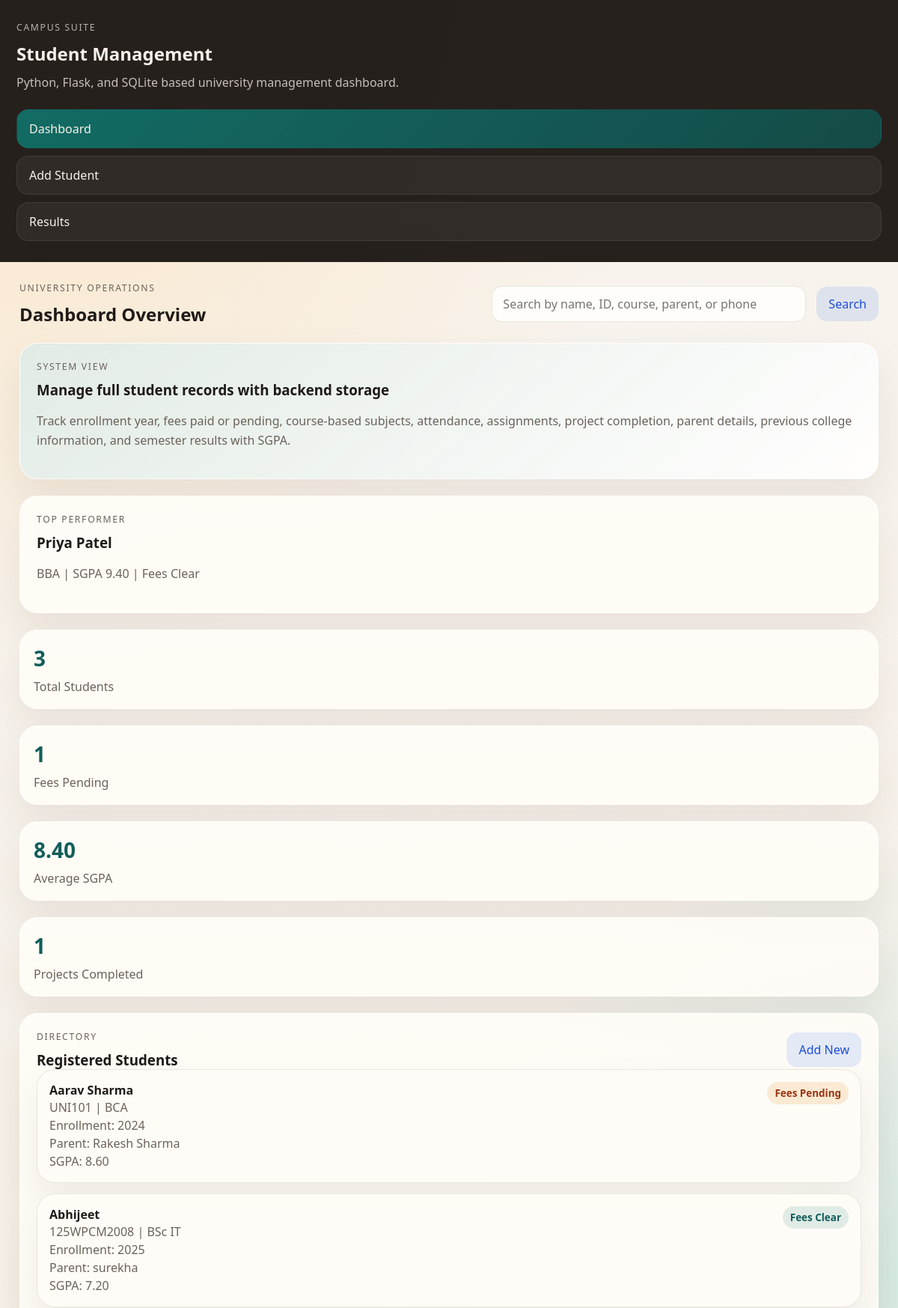
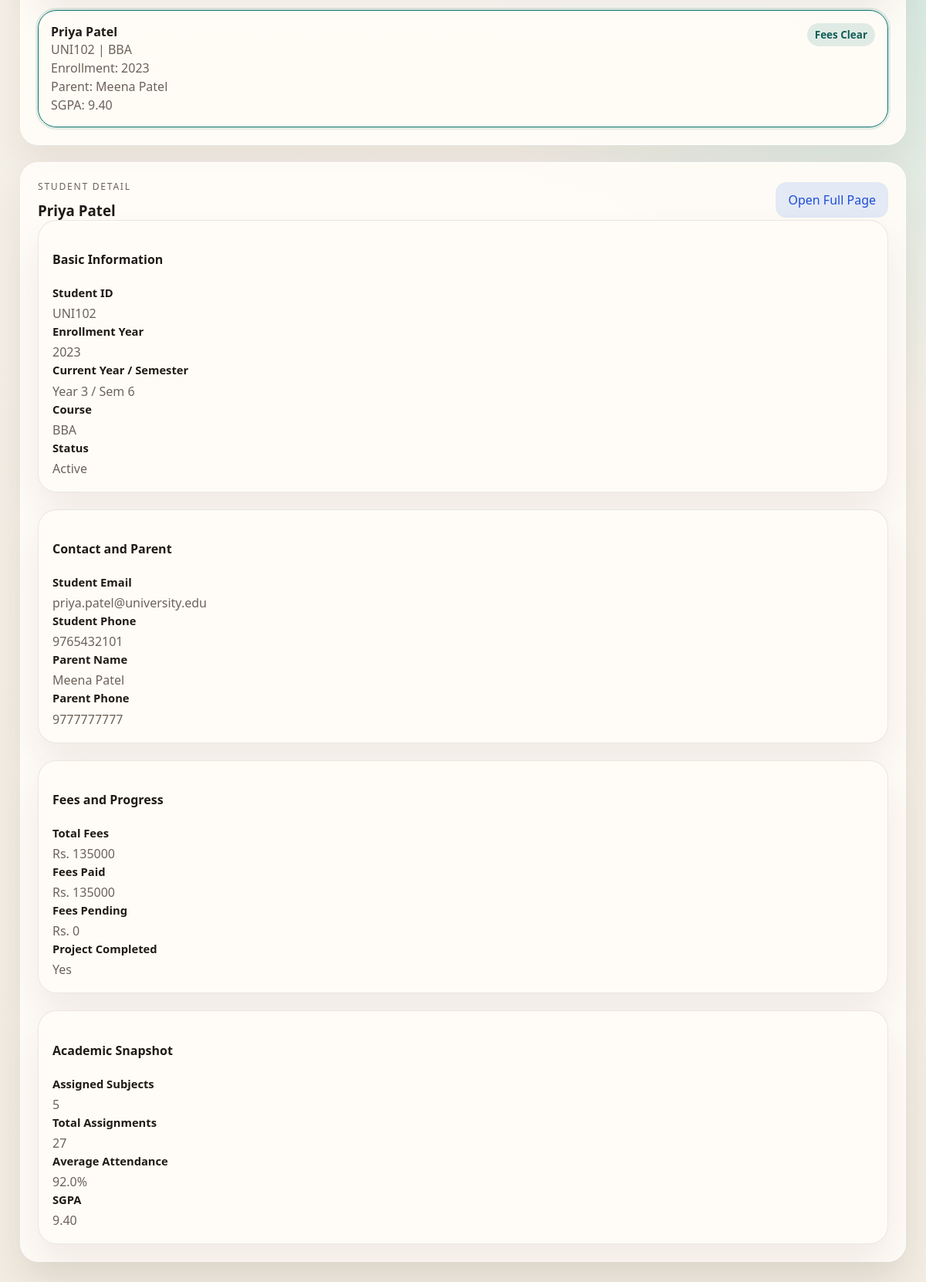
Screenshot of /?student_id=2&q= with the database file from the repository (2 pictures, top to bottom).
### tables this page shows
CREATE TABLE students (
            id INTEGER PRIMARY KEY AUTOINCREMENT,
            student_id TEXT NOT NULL UNIQUE,
            full_name TEXT NOT NULL,
            enrollment_year INTEGER NOT NULL,
            current_year TEXT NOT NULL,
            course TEXT NOT NULL,
            status TEXT NOT NULL,
            student_email TEXT NOT NULL,
            student_phone TEXT NOT NULL,
            student_address TEXT NOT NULL,
            parent_name TEXT NOT NULL,
            parent_phone TEXT NOT NULL,
            previous_college_name TEXT NOT NULL,
            previous_course TEXT NOT NULL,
            previous_marks REAL NOT NULL,
            total_fees REAL NOT NULL,
            fees_paid REAL NOT NULL,
            project_completed TEXT NOT NULL
        );

### app.py (the view)
@app.route("/")
def dashboard() -> str:
    query = request.args.get("q", "").strip()
    students = get_all_students(query)
    selected_id = request.args.get("student_id", type=int)
    selected_student = None
    if selected_id is not None:
        selected_student = next((student for student in students if student["id"] == selected_id), None)
    if selected_student is None and students:
        selected_student = students[0]
    return render_template(
        "dashboard.html",
        students=students,
        selected_student=selected_student,
        stats=get_stats(students),
        query=query,
    )

### app.py (called while the page is built, shortened)
def get_db() -> sqlite3.Connection:
    if "db" not in g:
        DATABASE_PATH.parent.mkdir(parents=True, exist_ok=True)
        g.db = sqlite3.connect(app.config["DATABASE"])
        g.db.row_factory = sqlite3.Row
    return g.db

@app.before_request
def ensure_db_ready() -> None:
    if not app.config["DB_READY"]:
        init_db()

def calculate_grade_point(marks: float) -> int:
    if marks >= 90:
        return 10
    if marks >= 80:
        return 9
    if marks >= 70:
        return 8
    if marks >= 60:
        return 7
    if marks >= 50:
        return 6
    if marks >= 40:
        return 5
    return 0

def calculate_sgpa(subjects: list[dict[str, Any]]) -> float:
    if not subjects:
        return 0.0
    total = sum(calculate_grade_point(float(subject["marks"])) for subject in subjects)
    return round(total / len(subjects), 2)

def average_attendance(subjects: list[dict[str, Any]]) -> float:
    if not subjects:
        return 0.0
    total = sum(float(subject["attendance"]) for subject in subjects)
    return round(total / len(subjects), 1)

def get_subjects_for_student(student_row_id: int) -> list[dict[str, Any]]:
    db = get_db()
    rows = db.execute(
        """
        SELECT subject_name, attendance, assignments_count, marks
        FROM student_subjects
        WHERE student_id = ?
        ORDER BY id
        """,
        (student_row_id,),
    ).fetchall()
    return [dict(row) for row in rows]

def build_student_payload(row: sqlite3.Row) -> dict[str, Any]:
    student = dict(row)
    subjects = get_subjects_for_student(student["id"])
    student["subjects"] = subjects
    student["fees_pending"] = round(float(student["total_fees"]) - float(student["fees_paid"]), 2)
    student["sgpa"] = calculate_sgpa(subjects)
    student["average_attendance"] = average_attendance(subjects)
    student["total_assignments"] = sum(int(subject["assignments_count"]) for subject in subjects)
    return student

def get_all_students(query: str = "") -> list[dict[str, Any]]:
    db = get_db()
    base_sql = "SELECT * FROM students"
    params: tuple[Any, ...] = ()
    rows = db.execute(f"{base_sql} ORDER BY full_name ASC", params).fetchall()
    return [build_student_payload(row) for row in rows]

@app.context_processor
def inject_globals() -> dict[str, Any]:
    return {"course_subjects_json": json.dumps(COURSE_SUBJECTS), "course_subjects": COURSE_SUBJECTS}

### templates/dashboard.html (shortened to what this page needs)
{% extends "base.html" %}
{% block content %}
  <section class="topbar">
    <div>
      <p class="eyebrow">University Operations</p>
      <h2>Dashboard Overview</h2>
    </div>
    <form method="get" class="search-form">
      <input type="search" name="q" value="{{ query }}" placeholder="Search by name, ID, course, parent, or phone">
      <button type="submit" class="secondary-button">Search</button>
    </form>
  </section>
  <section class="hero-grid">
    <article class="hero-card wide">
      <p class="eyebrow">System View</p>
      <h3>Manage full student records with backend storage</h3>
      <p>Track enrollment year, fees paid or pending, course-based subjects, attendance, assignments, project completion, parent details, previous college information, and semester results with SGPA.</p>
    </article>
    <article class="hero-card">
      <p class="eyebrow">Top Performer</p>
      {% if stats.top_performer %}
        <h3>{{ stats.top_performer.full_name }}</h3>
        <p>{{ stats.top_performer.course }} | SGPA {{ "%.2f"|format(stats.top_performer.sgpa) }} | {{ "Fees Pending" if stats.top_performer.fees_pending > 0 else "Fees Clear" }}</p>
      {% else %}
        <h3>No records yet</h3>
        <p>Add student records to see the top performer.</p>
      {% endif %}
    </article>
  </section>
  <section class="stats-grid">
    <article class="stat-card"><span>{{ stats.total_students }}</span><p>Total Students</p></article>
    <article class="stat-card"><span>{{ stats.fees_pending_count }}</span><p>Fees Pending</p></article>
    <article class="stat-card"><span>{{ "%.2f"|format(stats.average_sgpa) }}</span><p>Average SGPA</p></article>
    <article class="stat-card"><span>{{ stats.project_completed_count }}</span><p>Projects Completed</p></article>
  </section>
  <section class="dashboard-grid">
    <article class="card">
      <div class="card-head">
        <div>
          <p class="eyebrow">Directory</p>
          <h3>Registered Students</h3>
        </div>
        <a href="{{ url_for('create_student') }}" class="primary-button link-button">Add New</a>
      </div>
      {% if students %}
        <div class="student-card-list">
          {% for student in students %}
            <a href="{{ url_for('dashboard', student_id=student.id, q=query) }}" class="student-card {% if selected_student and selected_student.id == student.id %}active{% endif %}">
              <div class="student-card-head">
                <div>
                  <h4>{{ student.full_name }}</h4>
                  <p>{{ student.student_id }} | {{ student.course }}</p>
                </div>
                <span class="pill {% if student.fees_pending > 0 %}pending{% else %}ok{% endif %}">
                  {{ "Fees Pending" if student.fees_pending > 0 else "Fees Clear" }}
                </span>
              </div>
              <p>Enrollment: {{ student.enrollment_year }}</p>
              <p>Parent: {{ student.parent_name }}</p>
              <p>SGPA: {{ "%.2f"|format(student.sgpa) }}</p>
            </a>
          {% endfor %}
        </div>
      {% else %}
        <p class="empty-state">No students found. Add the first student record to get started.</p>
      {% endif %}
    </article>
    <article class="card detail-panel">
      <div class="card-head">
        <div>
          <p class="eyebrow">Student Detail</p>
          <h3>{{ selected_student.full_name if selected_student else "Select a Student" }}</h3>
        </div>
        {% if selected_student %}
          <a href="{{ url_for('student_detail', student_id=selected_student.id) }}" class="secondary-button link-button">Open Full Page</a>
        {% endif %}
      </div>
      {% if selected_student %}
        <div class="detail-grid">
          <section class="detail-card">
            <h4>Basic Information</h4>
            <p><strong>Student ID</strong>{{ selected_student.student_id }}</p>
            <p><strong>Enrollment Year</strong>{{ selected_student.enrollment_year }}</p>
            <p><strong>Current Year / Semester</strong>{{ selected_student.current_year }}</p>
            <p><strong>Course</strong>{{ selected_student.course }}</p>
            <p><strong>Status</strong>{{ selected_student.status }}</p>
          </section>
          <section class="detail-card">
            <h4>Contact and Parent</h4>
            <p><strong>Student Email</strong>{{ selected_student.student_email }}</p>
            <p><strong>Student Phone</strong>{{ selected_student.student_phone }}</p>
            <p><strong>Parent Name</strong>{{ selected_student.parent_name }}</p>
            <p><strong>Parent Phone</strong>{{ selected_student.parent_phone }}</p>
          </section>
          <section class="detail-card">
            <h4>Fees and Progress</h4>
            <p><strong>Total Fees</strong>Rs. {{ "%.0f"|format(selected_student.total_fees) }}</p>
            <p><strong>Fees Paid</strong>Rs. {{ "%.0f"|format(selected_student.fees_paid) }}</p>
            <p><strong>Fees Pending</strong>Rs. {{ "%.0f"|format(selected_student.fees_pending) }}</p>
            <p><strong>Project Completed</strong>{{ selected_student.project_completed }}</p>
          </section>
          <section class="detail-card">
            <h4>Academic Snapshot</h4>
            <p><strong>Assigned Subjects</strong>{{ selected_student.subjects|length }}</p>
            <p><strong>Total Assignments</strong>{{ selected_student.total_assignments }}</p>
            <p><strong>Average Attendance</strong>{{ "%.1f"|format(selected_student.average_attendance) }}%</p>
            <p><strong>SGPA</strong>{{ "%.2f"|format(selected_student.sgpa) }}</p>
          </section>
        </div>
      {% else %}
        <p class="empty-state">Select a student from the directory to view the full detail summary.</p>
      {% endif %}
    </article>
  </section>
{% endblock %}

### static/style.css (style rules this page uses)
:root { --bg: #f4efe7; --surface: rgba(255, 252, 247, 0.94); --surface-strong: #fffdf9; --ink: #1f1a17; --muted: #6c6259; --line: rgba(91, 70, 51, 0.12); --teal: #0f766e; --teal-dark: #115e59; --teal-soft: rgba(15, 118, 110, 0.12); --blue-soft: rgba(37, 99, 235, 0.12); --blue-text: #1d4ed8; --orange-soft: rgba(217, 119, 6, 0.14); --orange-text: #9a3412; --danger: #b42318; --danger-soft: rgba(180, 35, 24, 0.12); --shadow: 0 24px 48px rgba(66, 44, 20, 0.08); }
* { box-sizing: border-box; }
body { margin: 0; min-height: 100vh; color: var(--ink); font-family: "Segoe UI", Tahoma, Geneva, Verdana, sans-serif; background: radial-gradient(circle at top left, rgba(255, 208, 140, 0.4), transparent 25%), radial-gradient(circle at right, rgba(153, 221, 213, 0.34), transparent 28%), linear-gradient(180deg, #f8f4ee 0%, #f2ece2 100%); }
a { color: inherit; text-decoration: none; }
button, input, select, textarea { font: inherit; }
.sidebar h1, .topbar h2, .hero-card h3, .card h3, .detail-card h3, .form-section h3, .subject-card h4 { margin: 0; }
.eyebrow { margin: 0 0 10px; text-transform: uppercase; letter-spacing: 0.14em; font-size: 0.76rem; color: var(--muted); }
.topbar, .card-head, .section-head, .action-row, .search-form, .form-actions { display: flex; justify-content: space-between; gap: 14px; align-items: center; }
.topbar { margin-bottom: 22px; }
.search-form input, input, select, textarea { border: 1px solid var(--line); background: var(--surface-strong); color: var(--ink); border-radius: 14px; padding: 12px 14px; }
.search-form input { min-width: min(420px, 58vw); }
.hero-grid, .stats-grid, .dashboard-grid, .detail-grid, .results-layout, .subject-grid { display: grid; gap: 22px; }
.hero-grid { grid-template-columns: 1.4fr 1fr; margin-bottom: 22px; }
.stats-grid { grid-template-columns: repeat(4, minmax(0, 1fr)); margin-bottom: 22px; }
.dashboard-grid { grid-template-columns: 0.95fr 1.15fr; }
.detail-grid { grid-template-columns: repeat(2, minmax(0, 1fr)); }
.hero-card, .card, .detail-card, .stat-card, .subject-card, .student-card, .form-shell { background: var(--surface); border: 1px solid rgba(255, 255, 255, 0.82); border-radius: 24px; box-shadow: var(--shadow); }
.hero-card, .card, .form-shell { padding: 22px; }
.hero-card.wide { background: linear-gradient(140deg, rgba(15, 118, 110, 0.12), rgba(255, 255, 255, 0.82)), var(--surface); }
.hero-card p:last-child { color: var(--muted); line-height: 1.65; }
.stat-card { padding: 18px; }
.stat-card span { display: block; font-size: 1.75rem; font-weight: 700; color: var(--teal-dark); }
.stat-card p { margin: 8px 0 0; color: var(--muted); }
.student-card-list, .subject-list { display: grid; gap: 14px; }
.student-card { padding: 16px; border: 1px solid var(--line); }
.student-card.active { border-color: var(--teal); box-shadow: 0 0 0 3px var(--teal-soft); }
.student-card-head { display: grid; grid-template-columns: 1fr auto; gap: 10px; align-items: start; }
.student-card h4, .student-card p, .detail-card p, .subject-card p { margin: 0; }
.student-card p, .detail-card p, .subject-card p { color: var(--muted); line-height: 1.5; }
.detail-card { padding: 18px; border: 1px solid var(--line); }
.detail-card strong { display: block; color: var(--ink); font-size: 0.92rem; margin-bottom: 4px; }
.pill { display: inline-flex; align-items: center; padding: 6px 10px; border-radius: 999px; font-size: 0.84rem; font-weight: 700; }
.pill.ok { background: var(--teal-soft); color: var(--teal-dark); }
.pill.pending { background: var(--orange-soft); color: var(--orange-text); }
.primary-button, .secondary-button, .danger-button, .link-button { display: inline-flex; align-items: center; justify-content: center; border: 0; border-radius: 14px; padding: 12px 16px; cursor: pointer; }
.primary-button { background: var(--teal); color: #fff; }
.secondary-button, .link-button { background: var(--blue-soft); color: var(--blue-text); }
@media (max-width: 1200px) { .app-shell, .hero-grid, .stats-grid, .dashboard-grid, .results-layout, .detail-grid { grid-template-columns: 1fr; } }

### rows the page displays
students: top_performer.full_name "Priya Patel", top_performer.course "BBA", full_name "Priya Patel", student_id "UNI102", course "BBA", fees_pending "Fees Clear", enrollment_year "2023", parent_name "Meena Patel", sgpa "9.40", current_year "Year 3 / Sem 6", status "Active", student_email "priya.patel@university.edu", student_phone "9765432101", parent_phone "9777777777", total_fees "135000", fees_paid "135000", project_completed "Yes"
students: full_name "Aarav Sharma", student_id "UNI101", course "BCA", fees_pending "Fees Pending", enrollment_year "2024", parent_name "Rakesh Sharma", sgpa "8.60"
students: full_name "Abhijeet", student_id "125WPCM2008", course "BSc IT", fees_pending "Fees Clear", enrollment_year "2025", parent_name "surekha", sgpa "7.20"

### other values shown
{{ "%.2f"|format(stats.top_performer.sgpa) }} "9.40"
{{ stats.total_students }} "3"
{{ stats.fees_pending_count }} "1"
{{ "%.2f"|format(stats.average_sgpa) }} "8.40"
{{ stats.project_completed_count }} "1"
{{ "%.0f"|format(selected_student.fees_pending) }} "0"
{{ selected_student.subjects|length }} "5"
{{ selected_student.total_assignments }} "27"
{{ "%.1f"|format(selected_student.average_attendance) }} "92.0"
{{ "%.2f"|format(selected_student.sgpa) }} "9.40"
